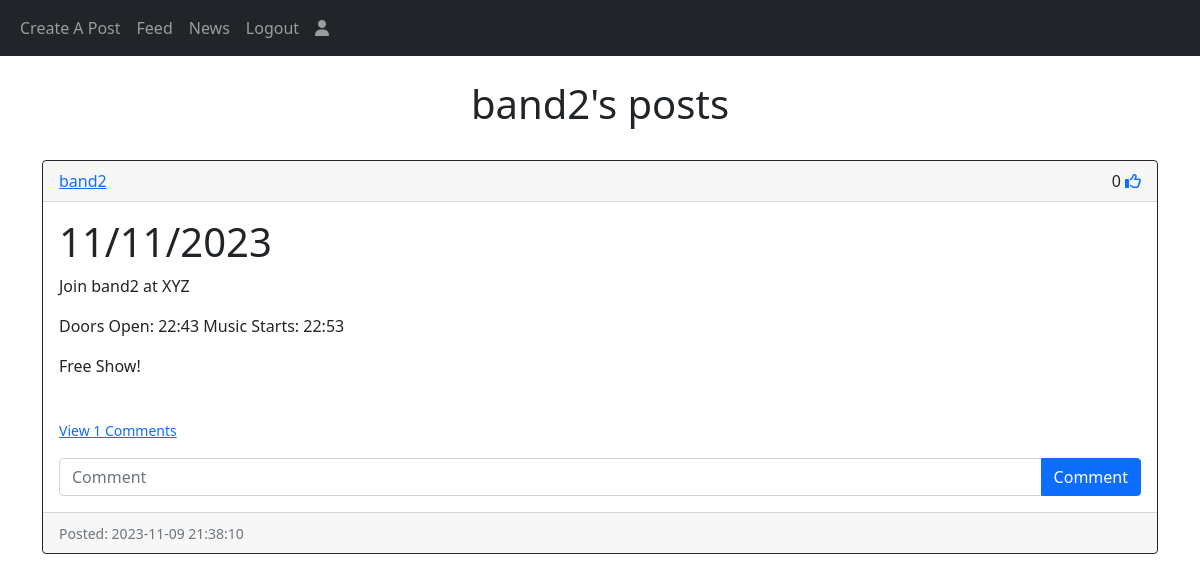
Page /posts/band2 (signed in) on the committed database.
### website/models.py (models this page shows)
class User(db.Model, UserMixin):
    id = db.Column(db.Integer, primary_key=True)
    email = db.Column(db.String(150), unique=True)
    username = db.Column(db.String(150), unique=True)
    password = db.Column(db.String(150))
    date_created = db.Column(db.DateTime(timezone=True), default=func.now())
    posts = db.relationship('Post', backref='user', passive_deletes=True)
    comments = db.relationship('Comment', backref='user', passive_deletes=True)
    likes = db.relationship('Like', backref='user', passive_deletes=True)

class Post(db.Model):
    id = db.Column(db.Integer, primary_key=True)
    location = db.Column(db.Text, nullable=False)
    date = db.Column(db.Text, nullable=False)
    doors = db.Column(db.Text, nullable=True)
    time = db.Column(db.Text, nullable=False)
    price = db.Column(db.Text, nullable=False)
    who = db.Column(db.Text, nullable=True)
    details = db.Column(db.Text, nullable=True)
    date_created = db.Column(db.DateTime(timezone=True), default=func.now())
    author = db.Column(db.Integer, db.ForeignKey('user.id', ondelete="CASCADE"), nullable=False)
    comments = db.relationship('Comment', backref='post', passive_deletes=True)
    likes = db.relationship('Like', backref='post', passive_deletes=True)

### website/views.py (the view)
@views.route("/posts/<username>")
def posts(username):
    user = User.query.filter_by(username=username).first()
    if not user:
        flash('No such band.', category='error')
        return redirect(url_for('views.feed'))
    posts = user.posts
    return render_template("posts.html", user=current_user, posts=posts, username=username)

### website/__init__.py (called while the page is built)
def create_app():
    app = Flask(__name__)
    app.config['SECRET_KEY'] = 'I love Earth and everything about it! It is my favorite thing'
    app.config['SQLALCHEMY_DATABASE_URI'] = f'sqlite:///{DB_NAME}'
    db.init_app(app)
    from .views import views
    from .auth import auth
    app.register_blueprint(views, url_prefix='/')
    app.register_blueprint(auth, url_prefix='/')
    from werkzeug.urls import urlencode
    from .models import User, Post, Comment, Like
    login_manager = LoginManager()
    login_manager.login_view = 'auth.login'
    login_manager.init_app(app)
    @login_manager.user_loader
    def load_user(id):
        return User.query.get(int(id))
    with app.app_context():
        db.create_all()
    return app

### website/templates/posts.html (shortened to what this page needs)
{% extends "post_div.html" %} {% block title %}{{username}}'s Posts{% endblock %}
{% block header %} {{username}}'s posts {% endblock %}

### website/templates/post_div.html (shortened to what this page needs)
{% extends "base.html" %} {% block title %}Feed{% endblock %}
{% block content%}
<br/>
<h1 align="center">{% block header %}Feed{% endblock %}</h1>
<br/>
<div id="posts">
    {% for post in posts %}
        <div class="card border-dark">
            <div class="card-header d-flex justify-content-between align-items-center">
                <a href="/posts/{{post.user.username}}">{{post.user.username}}</a>
                {% if user.is_authenticated %}
                <div>
                    {{ post.likes|length }}
                    {% if user.id in post.likes|map(attribute="author")|list %}
                    <a href="like-post/{{post.id}}"><i class="fa-solid fa-thumbs-up"></i></a>
                    {% else %}
                    <a href="like-post/{{post.id}}"><i class="fa-regular fa-thumbs-up"></i></a>
                    {% endif %}
                </div>
                {% else %}
                <div>
                    {{ post.likes|length }}
                    <i class="fa-solid fa-thumbs-up"></i>
                </div>
                {% endif %}
            </div>
            <div class="card-body">
                <div class="card-text">
                    <div>
                        <h1>{{post.date}}</h1>
                        <p>Join {{post.user.username}} at {{post.location}}</p>
                        <p>Doors Open: {{post.doors}} Music Starts: {{post.time}}</p>
                        {%if post.price|int == 0 %}
                        <p>Free Show!</p>
                        {% else %}
                        <p>${{post.price}} to get in</p>
                        {% endif %}
                    </div>
                </div>
                <br />
                <p class="card-text">
                    {% if post.comments|length > 0 %}
                    <a data-bs-toggle="collapse" href="#comments-{{post.id}}" role="button">
                        <small>View {{post.comments|length}} Comments</small>
                    </a>
                    {% else %}
                    <small class="text-muted">No Comments</small>
                    {% endif %}
                </p>
                {% if user.is_authenticated %}
                <form class="input-group" method='POST' action="/create-comment/{{post.id}}">
                    <input type="text" id="text" name="text" class="form-control" placeholder="Comment"/>
                    <button type="submit" class="btn btn-primary">Comment</button>
                </form>
                {% endif %}
            </div>
            <div class="card-footer text-muted">
                <small>Posted: {{post.date_created}}</small>
            </div>
        </div>
    <br />
    {% endfor %}
</div>
{% endblock %}

### rows in the picture
User: username "band2"
Post: user.username "band2", likes|length "0", date "11/11/2023", location "XYZ", doors "22:43", time "22:53", price "Free Show!", comments|length "1", date_created "2023-11-09 21:38:10"
